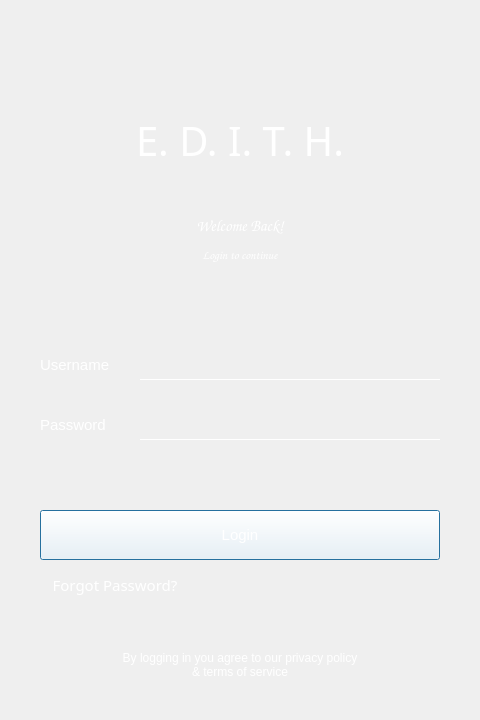
<?xml version="1.0" encoding="UTF-8"?>
<ui version="4.0">
 <class>Login</class>
 <widget class="QDialog" name="Login">
  <property name="geometry">
   <rect>
    <x>0</x>
    <y>0</y>
    <width>480</width>
    <height>720</height>
   </rect>
  </property>
  <property name="minimumSize">
   <size>
    <width>480</width>
    <height>720</height>
   </size>
  </property>
  <property name="windowTitle">
   <string>Welcome Back</string>
  </property>
  <property name="styleSheet">
   <string notr="true">background-image: url(D:/SEM VI/MP/AI-Assistant/ui/images/loginBackground.png);</string>
  </property>
  <widget class="QPushButton" name="forgotpasswordButton">
   <property name="geometry">
    <rect>
     <x>40</x>
     <y>570</y>
     <width>150</width>
     <height>30</height>
    </rect>
   </property>
   <property name="sizePolicy">
    <sizepolicy hsizetype="Minimum" vsizetype="Minimum">
     <horstretch>0</horstretch>
     <verstretch>0</verstretch>
    </sizepolicy>
   </property>
   <property name="font">
    <font>
     <family>Calibri Light</family>
     <pointsize>11</pointsize>
     <weight>50</weight>
     <bold>false</bold>
    </font>
   </property>
   <property name="layoutDirection">
    <enum>Qt::LeftToRight</enum>
   </property>
   <property name="styleSheet">
    <string notr="true">background: #00000000;
color: #fff;
border: none;
</string>
   </property>
   <property name="text">
    <string>Forgot Password?</string>
   </property>
   <property name="autoDefault">
    <bool>false</bool>
   </property>
  </widget>
  <widget class="QLabel" name="passwordLabel">
   <property name="geometry">
    <rect>
     <x>40</x>
     <y>410</y>
     <width>120</width>
     <height>30</height>
    </rect>
   </property>
   <property name="font">
    <font>
     <family>MS Sans Serif</family>
     <pointsize>11</pointsize>
    </font>
   </property>
   <property name="styleSheet">
    <string notr="true">color: white; background: none;</string>
   </property>
   <property name="frameShape">
    <enum>QFrame::NoFrame</enum>
   </property>
   <property name="frameShadow">
    <enum>QFrame::Plain</enum>
   </property>
   <property name="text">
    <string>Password</string>
   </property>
   <property name="wordWrap">
    <bool>false</bool>
   </property>
  </widget>
  <widget class="QPushButton" name="loginButton">
   <property name="geometry">
    <rect>
     <x>40</x>
     <y>510</y>
     <width>400</width>
     <height>50</height>
    </rect>
   </property>
   <property name="font">
    <font>
     <family>MS Sans Serif</family>
     <pointsize>11</pointsize>
     <weight>50</weight>
     <bold>false</bold>
    </font>
   </property>
   <property name="styleSheet">
    <string notr="true">background-color: #ffffff; color: #fff;</string>
   </property>
   <property name="text">
    <string>Login</string>
   </property>
  </widget>
  <widget class="QLabel" name="termsLabel">
   <property name="geometry">
    <rect>
     <x>120</x>
     <y>640</y>
     <width>240</width>
     <height>50</height>
    </rect>
   </property>
   <property name="font">
    <font>
     <family>MS Sans Serif</family>
     <pointsize>9</pointsize>
    </font>
   </property>
   <property name="mouseTracking">
    <bool>true</bool>
   </property>
   <property name="focusPolicy">
    <enum>Qt::TabFocus</enum>
   </property>
   <property name="contextMenuPolicy">
    <enum>Qt::DefaultContextMenu</enum>
   </property>
   <property name="acceptDrops">
    <bool>false</bool>
   </property>
   <property name="layoutDirection">
    <enum>Qt::LeftToRight</enum>
   </property>
   <property name="autoFillBackground">
    <bool>false</bool>
   </property>
   <property name="styleSheet">
    <string notr="true">color: white; background: none;</string>
   </property>
   <property name="frameShape">
    <enum>QFrame::NoFrame</enum>
   </property>
   <property name="frameShadow">
    <enum>QFrame::Plain</enum>
   </property>
   <property name="text">
    <string>By logging in you agree to our privacy policy &amp; terms of service</string>
   </property>
   <property name="textFormat">
    <enum>Qt::RichText</enum>
   </property>
   <property name="alignment">
    <set>Qt::AlignCenter</set>
   </property>
   <property name="wordWrap">
    <bool>true</bool>
   </property>
  </widget>
  <widget class="QLineEdit" name="inputUsername">
   <property name="geometry">
    <rect>
     <x>140</x>
     <y>350</y>
     <width>300</width>
     <height>30</height>
    </rect>
   </property>
   <property name="font">
    <font>
     <family>MS Sans Serif</family>
     <pointsize>11</pointsize>
    </font>
   </property>
   <property name="contextMenuPolicy">
    <enum>Qt::DefaultContextMenu</enum>
   </property>
   <property name="styleSheet">
    <string notr="true">color: white; 
background: #00000000;
border: none; 
border-bottom: 1px solid white;</string>
   </property>
   <property name="text">
    <string/>
   </property>
  </widget>
  <widget class="QLabel" name="usernameLabel">
   <property name="geometry">
    <rect>
     <x>40</x>
     <y>350</y>
     <width>120</width>
     <height>30</height>
    </rect>
   </property>
   <property name="font">
    <font>
     <family>MS Sans Serif</family>
     <pointsize>11</pointsize>
    </font>
   </property>
   <property name="styleSheet">
    <string notr="true">color: white; background: none;</string>
   </property>
   <property name="frameShape">
    <enum>QFrame::NoFrame</enum>
   </property>
   <property name="frameShadow">
    <enum>QFrame::Plain</enum>
   </property>
   <property name="text">
    <string>Username</string>
   </property>
   <property name="wordWrap">
    <bool>false</bool>
   </property>
  </widget>
  <widget class="QLineEdit" name="inputPassword">
   <property name="geometry">
    <rect>
     <x>140</x>
     <y>410</y>
     <width>300</width>
     <height>30</height>
    </rect>
   </property>
   <property name="font">
    <font>
     <family>MS Sans Serif</family>
     <pointsize>11</pointsize>
    </font>
   </property>
   <property name="contextMenuPolicy">
    <enum>Qt::DefaultContextMenu</enum>
   </property>
   <property name="styleSheet">
    <string notr="true">color: white; 
background: #00000000;
border: none; 
border-bottom: 1px solid white;</string>
   </property>
   <property name="inputMethodHints">
    <set>Qt::ImhHiddenText|Qt::ImhNoAutoUppercase|Qt::ImhNoPredictiveText|Qt::ImhSensitiveData</set>
   </property>
   <property name="text">
    <string/>
   </property>
   <property name="echoMode">
    <enum>QLineEdit::Password</enum>
   </property>
  </widget>
  <widget class="QLabel" name="edithLabel">
   <property name="geometry">
    <rect>
     <x>90</x>
     <y>110</y>
     <width>300</width>
     <height>60</height>
    </rect>
   </property>
   <property name="font">
    <font>
     <family>Bradley Hand ITC</family>
     <pointsize>30</pointsize>
    </font>
   </property>
   <property name="styleSheet">
    <string notr="true">color: white; background: none;</string>
   </property>
   <property name="frameShape">
    <enum>QFrame::NoFrame</enum>
   </property>
   <property name="frameShadow">
    <enum>QFrame::Plain</enum>
   </property>
   <property name="text">
    <string>E. D. I. T. H.</string>
   </property>
   <property name="alignment">
    <set>Qt::AlignCenter</set>
   </property>
   <property name="wordWrap">
    <bool>false</bool>
   </property>
  </widget>
  <widget class="QLabel" name="welcomebackLabel">
   <property name="geometry">
    <rect>
     <x>140</x>
     <y>200</y>
     <width>200</width>
     <height>50</height>
    </rect>
   </property>
   <property name="font">
    <font>
     <family>Comic Sans MS</family>
     <pointsize>12</pointsize>
    </font>
   </property>
   <property name="styleSheet">
    <string notr="true">color: white; background: none;</string>
   </property>
   <property name="frameShape">
    <enum>QFrame::NoFrame</enum>
   </property>
   <property name="frameShadow">
    <enum>QFrame::Plain</enum>
   </property>
   <property name="text">
    <string>Welcome Back!</string>
   </property>
   <property name="alignment">
    <set>Qt::AlignCenter</set>
   </property>
   <property name="wordWrap">
    <bool>false</bool>
   </property>
  </widget>
  <widget class="QLabel" name="logintocontinueLabel">
   <property name="geometry">
    <rect>
     <x>140</x>
     <y>230</y>
     <width>200</width>
     <height>50</height>
    </rect>
   </property>
   <property name="font">
    <font>
     <family>Comic Sans MS</family>
     <pointsize>9</pointsize>
    </font>
   </property>
   <property name="styleSheet">
    <string notr="true">color: white; background: none;</string>
   </property>
   <property name="frameShape">
    <enum>QFrame::NoFrame</enum>
   </property>
   <property name="frameShadow">
    <enum>QFrame::Plain</enum>
   </property>
   <property name="text">
    <string>Login to continue</string>
   </property>
   <property name="alignment">
    <set>Qt::AlignCenter</set>
   </property>
   <property name="wordWrap">
    <bool>false</bool>
   </property>
  </widget>
  <widget class="QLabel" name="errorLabel">
   <property name="geometry">
    <rect>
     <x>40</x>
     <y>460</y>
     <width>400</width>
     <height>30</height>
    </rect>
   </property>
   <property name="font">
    <font>
     <family>Calibri Light</family>
     <pointsize>11</pointsize>
     <weight>50</weight>
     <bold>false</bold>
    </font>
   </property>
   <property name="styleSheet">
    <string notr="true">color: red; background: none;</string>
   </property>
   <property name="frameShape">
    <enum>QFrame::NoFrame</enum>
   </property>
   <property name="frameShadow">
    <enum>QFrame::Plain</enum>
   </property>
   <property name="text">
    <string/>
   </property>
   <property name="wordWrap">
    <bool>false</bool>
   </property>
  </widget>
 </widget>
 <resources>
  <include location="image.qrc"/>
 </resources>
 <connections/>
</ui>
